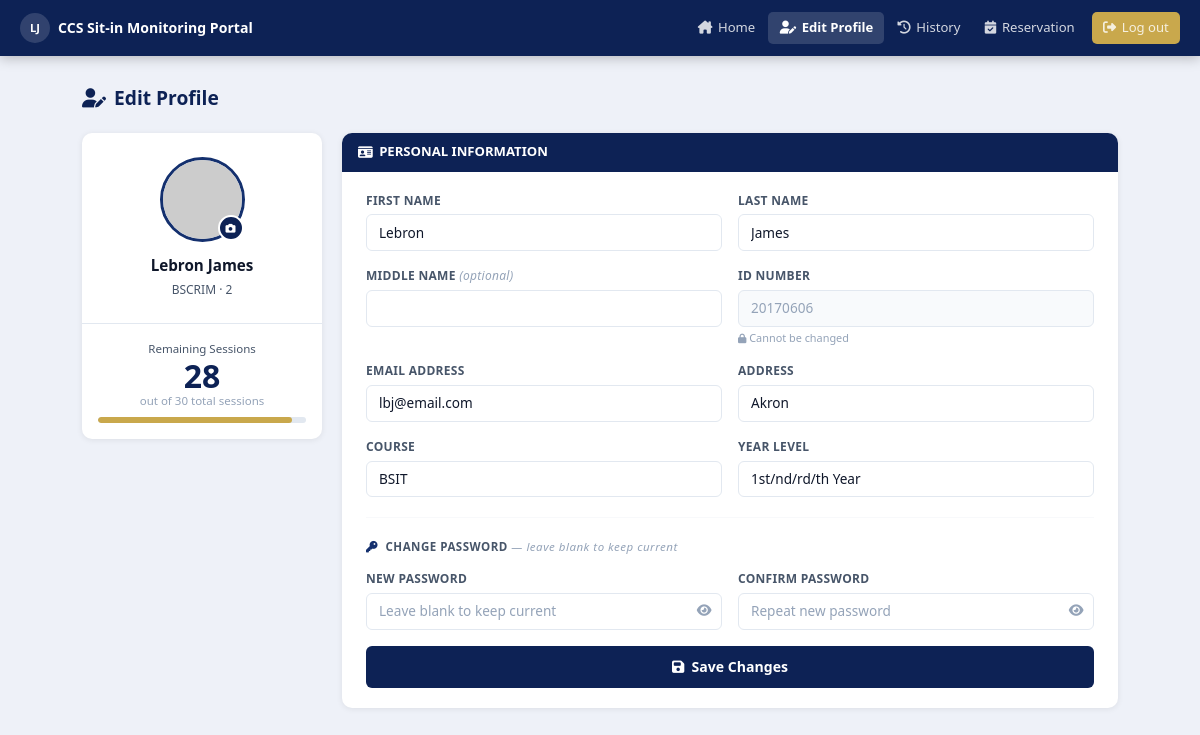
Screenshot of /edit_profile.php (signed in) with the database file from the repository.
### tables this page shows
CREATE TABLE `users` (
  `id` int(10) UNSIGNED NOT NULL,
  `id_number` varchar(20) NOT NULL,
  `email` varchar(100) NOT NULL,
  `first_name` varchar(50) NOT NULL,
  `last_name` varchar(50) NOT NULL,
  `middle_name` varchar(50) DEFAULT NULL,
  `address` varchar(255) DEFAULT NULL,
  `course` varchar(20) NOT NULL,
  `year_level` tinyint(3) UNSIGNED NOT NULL DEFAULT 1,
  `password` varchar(255) NOT NULL COMMENT 'bcrypt hash',
  `profile_pic` varchar(255) DEFAULT NULL COMMENT 'relative path to uploaded photo',
  `sessions_left` tinyint(3) UNSIGNED NOT NULL DEFAULT 30 COMMENT 'max sit-in sessions allowed',
  `points` int(10) UNSIGNED NOT NULL DEFAULT 0,
  `created_at` timestamp NOT NULL DEFAULT current_timestamp(),
  `updated_at` timestamp NOT NULL DEFAULT current_timestamp() ON UPDATE current_timestamp(),
  `role` varchar(20) NOT NULL DEFAULT 'student'
);

### edit_profile.php (the view, shortened to what this page needs)
<?php
$conn = db_connect();
$uid  = (int) $_SESSION['user_id'];
$res  = $conn->query("SELECT * FROM `users` WHERE id = $uid LIMIT 1");
$user = $res ? $res->fetch_assoc() : [];
$first_name  = $user['first_name']  ?? '';
$last_name   = $user['last_name']   ?? '';
$middle_name = $user['middle_name'] ?? '';
$email       = $user['email']       ?? '';
$address     = $user['address']     ?? '';
$course      = $user['course']      ?? '';
$year_level  = $user['year_level']  ?? '';
$id_number   = $user['id_number']   ?? '';
$sess        = $user['sessions_left'] ?? 30;
$sess_pct    = min(100, ($sess / 30) * 100);
$fullname    = trim($first_name . ' ' . $last_name);
$initials    = strtoupper(substr($first_name,0,1) . substr($last_name,0,1));
$photo       = !empty($user['profile_photo'])
    ? htmlspecialchars($user['profile_photo'])
    : 'https://ui-avatars.com/api/?name=' . urlencode($fullname) . '&background=0d2255&color=fff&size=85';
?>
<!DOCTYPE html>
<html lang="en">
<head>
  <link href="https://cdn.jsdelivr.net/npm/bootstrap@5.3.3/dist/css/bootstrap.min.css" rel="stylesheet"/>
  <link href="https://cdnjs.cloudflare.com/ajax/libs/font-awesome/6.5.0/css/all.min.css" rel="stylesheet"/>
</head>
<body>
<nav class="top-nav">
  <a class="nav-brand" href="dashboard.php">
    <div class="brand-circle"><?= $initials ?></div>
    CCS Sit-in Monitoring Portal
  </a>
  <div class="nav-links">
    <a href="dashboard.php"><i class="fa-solid fa-house-chimney"></i> Home</a>
    <a href="edit_profile.php" class="active"><i class="fa-solid fa-user-pen"></i> Edit Profile</a>
    <a href="dashboard.php#history" onclick="sessionStorage.setItem('tab','history')"><i class="fa-solid fa-clock-rotate-left"></i> History</a>
    <a href="dashboard.php#reservation" onclick="sessionStorage.setItem('tab','reservation')"><i class="fa-solid fa-calendar-check"></i> Reservation</a>
    <a href="logout.php" class="btn-logout"><i class="fa-solid fa-right-from-bracket"></i> Log out</a>
  </div>
</nav>
<div class="main-wrap">
  <div class="page-title"><i class="fa-solid fa-user-pen"></i> Edit Profile</div>
  <div class="profile-layout">
    <div class="sidebar-card">
      <div class="sidebar-top">
        <div class="avatar-wrap">
          <img src="<?= $photo ?>" id="avatarPreview" alt="Avatar"
            onerror="this.src='https://ui-avatars.com/api/?name=<?= urlencode($fullname) ?>&background=0d2255&color=fff&size=85'"/>
          <button class="avatar-edit-btn" type="button"
            onclick="document.getElementById('photoInput').click()" title="Change photo">
            <i class="fa-solid fa-camera"></i>
          </button>
        </div>
        <div class="sidebar-name" id="sidebarName"><?= htmlspecialchars($fullname) ?></div>
        <div class="sidebar-sub"  id="sidebarSub"><?= htmlspecialchars($course . ' · ' . $year_level) ?></div>
      </div>
      <div class="session-box">
        <div class="session-label">Remaining Sessions</div>
        <div class="session-num"><?= $sess ?></div>
        <div class="session-of">out of 30 total sessions</div>
        <div class="session-bar-wrap">
          <div class="session-bar" style="width:<?= $sess_pct ?>%;"></div>
        </div>
      </div>
    </div>
    <div class="form-card">
      <div class="form-card-header"><i class="fa-solid fa-id-card"></i> PERSONAL INFORMATION</div>
      <div class="form-card-body">
        <div class="row g-3">
          <div class="col-md-6">
            <label class="f-label">First Name</label>
            <input type="text" class="form-control" id="firstname"
              value="<?= htmlspecialchars($first_name) ?>" required/>
          </div>
          <div class="col-md-6">
            <label class="f-label">Last Name</label>
            <input type="text" class="form-control" id="lastname"
              value="<?= htmlspecialchars($last_name) ?>" required/>
          </div>
          <div class="col-md-6">
            <label class="f-label">Middle Name <span style="font-weight:400;text-transform:none;font-style:italic;color:var(--text3);">(optional)</span></label>
            <input type="text" class="form-control" id="middlename"
              value="<?= htmlspecialchars($middle_name) ?>"/>
          </div>
          <div class="col-md-6">
            <label class="f-label">ID Number</label>
            <input type="text" class="form-control" readonly
              value="<?= htmlspecialchars($id_number) ?>"/>
            <div class="f-note"><i class="fa-solid fa-lock" style="font-size:.6rem;"></i> Cannot be changed</div>
          </div>
          <div class="col-md-6">
            <label class="f-label">Email Address</label>
            <input type="email" class="form-control" id="email"
              value="<?= htmlspecialchars($email) ?>" required/>
          </div>
          <div class="col-md-6">
            <label class="f-label">Address</label>
            <input type="text" class="form-control" id="address"
              value="<?= htmlspecialchars($address) ?>"/>
          </div>
          <div class="col-md-6">
            <label class="f-label">Course</label>
            <select class="form-select" id="course">
              <?php foreach (['BSIT','BSCS','BSIS','ACT'] as $c): ?>
                <option value="<?= $c ?>" <?= $course===$c?'selected':'' ?>><?= $c ?></option>
              <?php endforeach; ?>
            </select>
          </div>
          <div class="col-md-6">
            <label class="f-label">Year Level</label>
            <select class="form-select" id="year_level">
              <?php foreach (['1','2','3','4'] as $y): ?>
                <option value="<?= $y ?>" <?= $year_level==$y?'selected':'' ?><?= $year_level==="$y"?'selected':'' ?>><?= $y ?>st/nd/rd/th Year</option>
              <?php endforeach; ?>
            </select>
          </div>
        </div>
        <hr class="section-divider"/>
        <div class="section-sub-label">
          <i class="fa-solid fa-key" style="color:var(--navy2);margin-right:4px;"></i>
          Change Password
          <span style="font-weight:400;text-transform:none;font-style:italic;color:var(--text3);">— leave blank to keep current</span>
        </div>
        <div class="row g-3">
          <div class="col-md-6">
            <label class="f-label">New Password</label>
            <div class="pw-wrap">
              <input type="password" class="form-control" id="new_password" placeholder="Leave blank to keep current" autocomplete="new-password"/>
              <button type="button" class="pw-toggle" onclick="togglePw('new_password',this)"><i class="fa-solid fa-eye"></i></button>
            </div>
          </div>
          <div class="col-md-6">
            <label class="f-label">Confirm Password</label>
            <div class="pw-wrap">
              <input type="password" class="form-control" id="confirm_password" placeholder="Repeat new password" autocomplete="new-password"/>
              <button type="button" class="pw-toggle" onclick="togglePw('confirm_password',this)"><i class="fa-solid fa-eye"></i></button>
            </div>
          </div>
        </div>
        <button class="btn-save" id="saveBtn" onclick="saveProfile()">
          <i class="fa-solid fa-floppy-disk" id="btnIcon"></i>
          <span id="btnText">Save Changes</span>
        </button>
      </div>
    </div>
  </div>
</div>
</body>
</html>

### rows the page displays
users: initials "LJ", fullname "Lebron James", course+year_level "BSCRIM · 2", sessions_left "28", first_name "Lebron", last_name "James", id_number "20170606", email "lbj@email.com", address "Akron"

### other values shown
form field value "BSIT"
form field value "1st/nd/rd/th Year"
